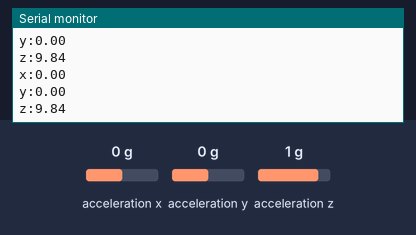
The sketch below on a simulated Arduino Mega 2560, built with avr-gcc and run on an emulated ATmega2560. On the bench: the last lines printed to the serial monitor. Wiring (inferred from the names in the program): HMC5883L compass at I2C address 0x1E; ADXL345 accelerometer at I2C address 0x53. Inputs (shaded band) come from the test bench; at power-on: acceleration x 0 g, acceleration y 0 g, acceleration z 1 g.

Above: at 1.8 s.
1.9 s: acceleration x set to -1.4 g
At 2.4 s:
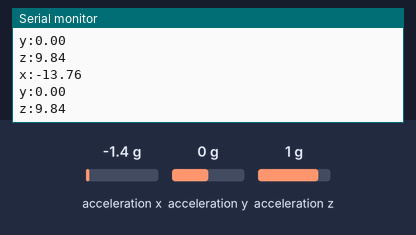
3.4 s: acceleration y set to -1.4 g
At 4.7 s:
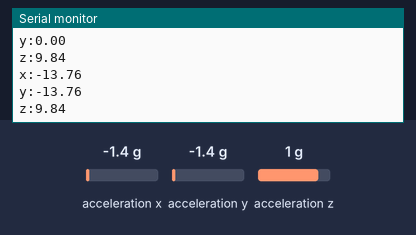
4.9 s: acceleration z set to -1.4 g
At 5.8 s:
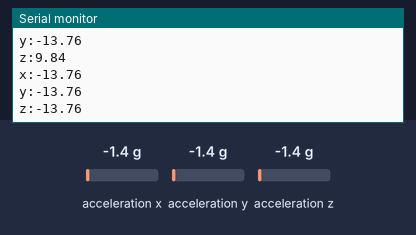

The sketch:

test1.ino
```cpp
// include文
#include <Wire.h>
#include <SoftwareSerial.h>
#include <math.h>
#include <avr/sleep.h>


// 定数の定義
#define READBUFFERSIZE  (256)
#define DELIMITER   (",")  // 区切り文字定数
// GPSのピンはSDと干渉しないように
#define PIN_GPS_Rx  53 // GPSのシリアル通信でデータを受信するピン
#define PIN_GPS_Tx  51 // GPSのシリアル通信でデータを送信するピン
#define SERIAL_BAUDRATE 9600 //シリアル通信のデータ送信レートを9600bpsに定義するための定数(ArduinoとPC)
#define GPSBAUDRATE 9600 //シリアル通信のデータ送信レートを9600bpsに定義するための定数(GPSとArduino)
#define LATITUDE_MINIMUM 30  //緯度の最小値
#define LATITUDE_MAXIMUM 40  //緯度の最大値
#define LONGITUDE_MINIMUM 130  //経度の最小値
#define LONGITUDE_MAXIMUM 140  //経度の最大値
#define HMC5883L 0x1E   //HMC5883L(地磁気センサ)のスレーブアドレス
#define ADXL345 0x53  //ADXL345(加速度センサ)のスレーブアドレス
#define M1_1 8 // モーター制御用ピン
#define M1_2 9 // モーター制御用ピン
#define M2_1 10 // モーター制御用ピン
#define M2_2 11 // モーター制御用ピン
/*適当に1番にしてある*/
#define LIGHT_PIN 1  //照度センサピン
#define pi 3.14159265359
#define BEAT 300   // 音の長さを指定
#define TONE_PINNO 12   //

typedef struct { // 加速度センサ
  double x = 0.0; // x軸方向
  double y = 0.0; // y軸方向
  double z = 0.0; // z軸方向
} AC;

static const uint8_t length = 6;   //読み出しデータの個数

void setup() {
  Wire.begin();           //I2C通信の初期化
  Serial.begin(SERIAL_BAUDRATE); //シリアル通信の初期化
  writeI2c(0x02, 0x00, HMC5883L); //HMC5883Lの初期設定0x02レジスタに0x00書き込み
  writeI2c(0x31, 0x00, ADXL345);  //上と同様
  writeI2c(0x2d, 0x08, ADXL345);  //上と同
  Serial.println("setup完了");

}

void loop() {

  byte ac_axis_buff[6]; //ADXL345のデータ格納バッファ(各軸あたり2つずつ)
  AC ac; // 初期化
  ac.x = 100; // 失敗時は(100, 100, 100)を返す
  ac.y = 100;
  ac.z = 100;

  if (readI2c(0x32, length, ac_axis_buff, ADXL345)) { //ADXL345のデータ(加速度)取得
    ac.x = double((((int)ac_axis_buff[1]) << 8) | ac_axis_buff[0]) * 9.8 / 255;     //MSBとLSBの順番も逆になっている
    ac.y = double((((int)ac_axis_buff[3]) << 8) | ac_axis_buff[2]) * 9.8 / 255;
    ac.z = double((((int)ac_axis_buff[5]) << 8) | ac_axis_buff[4]) * 9.8 / 255;
  } else {
    ; // 何もしない
  }
  Serial.print("x:");
  Serial.println(ac.x);
  Serial.print("y:");
  Serial.println(ac.y);
  Serial.print("z:");
  Serial.println(ac.z);
  Serial.println("");
  Serial.println("");
  Serial.println("");
  Serial.println("");

  delay(1000);


}


// I2c関連の関数を書くファイル

/*------------I2C書き込み-------------------
   register_addr:HMC5883L内のレジスタ番地
   value:レジスタに書き込むデータ
   slave_addr:通信したいスレーブのアドレス
   　
   成功した場合は1
   失敗した場合は0
   を返す
  ------------------------------------------*/

int writeI2c(byte register_addr, byte value, byte slave_addr) {
  Wire.beginTransmission(slave_addr);
  Wire.write(register_addr);
  Wire.write(value);
  int flag = Wire.endTransmission();

  if (flag == 0) { // 成功したか確認
    return 1;
  } else {
    return 0;
  }
}


/*-----------I2C読み込み--------------------
   register_addr:HMC5883L内のレジスタ番地
   num: 読み出すデータの個数(連続データ)
   buffer:読み出したデータの格納用バッファ
   slave_addr:通信したいスレーブのアドレス

   成功したら1
   失敗したら0
   を返す
  ------------------------------------------*/
int readI2c(byte register_addr, int num, byte buffer[], byte slave_addr) {
  Wire.beginTransmission(slave_addr);
  Wire.write(register_addr);
  Wire.endTransmission();
  Wire.beginTransmission(slave_addr);
  Wire.requestFrom(slave_addr, num); //受信シーケンスを発行しデータを読み出す
  int i = 0;
  while (Wire.available()) { // 受信バッファ内にあるデータを調べbufferに格納
    buffer[i] = Wire.read();
    i++;
  }
  int flag = Wire.endTransmission();

  if (flag == 0) { // 成功したか確認
    return 1;
  } else {
    return 0;
  }
}
```

Measured:
- after the input at 1.9 s, the serial monitor: prints a new line after 0.11 s (image 1)
- after the input at 3.4 s, the serial monitor: prints a new line after 0.62 s (image 2)
- after the input at 4.9 s, the serial monitor: prints a new line after 0.14 s (image 3)
